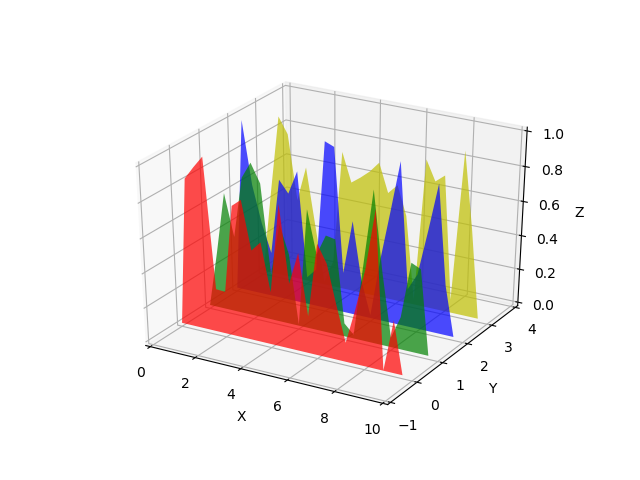

The script that drew this image:
from mpl_toolkits.mplot3d import Axes3D
from matplotlib.collections import PolyCollection
from matplotlib.colors import colorConverter
import matplotlib.pyplot as plt
import numpy as np
fig = plt.figure()
ax  = fig.gca(projection = '3d')
cc  = lambda arg:colorConverter.to_rgba(arg,alpha=0.6)
xs  = np.arange(0,10,0.4)
verts = []
zs  = [0.0,1.0,2.0,3.0]
for z in zs:
    ys = np.random.rand(len(xs))
    ys[0],ys[-1] = 0,0
    verts.append(list(zip(xs,ys)))
poly = PolyCollection(verts, facecolors = [cc('r'),cc('g'),cc('b'),cc('y')])
poly.set_alpha(0.7)
ax.add_collection3d(poly,zs=zs,zdir='y')
ax.set_xlabel('X')
ax.set_xlim3d(0,10)
ax.set_ylabel('Y')
ax.set_ylim3d(-1,4)
ax.set_zlabel('Z')
ax.set_zlim3d(0,1)
plt.show()
